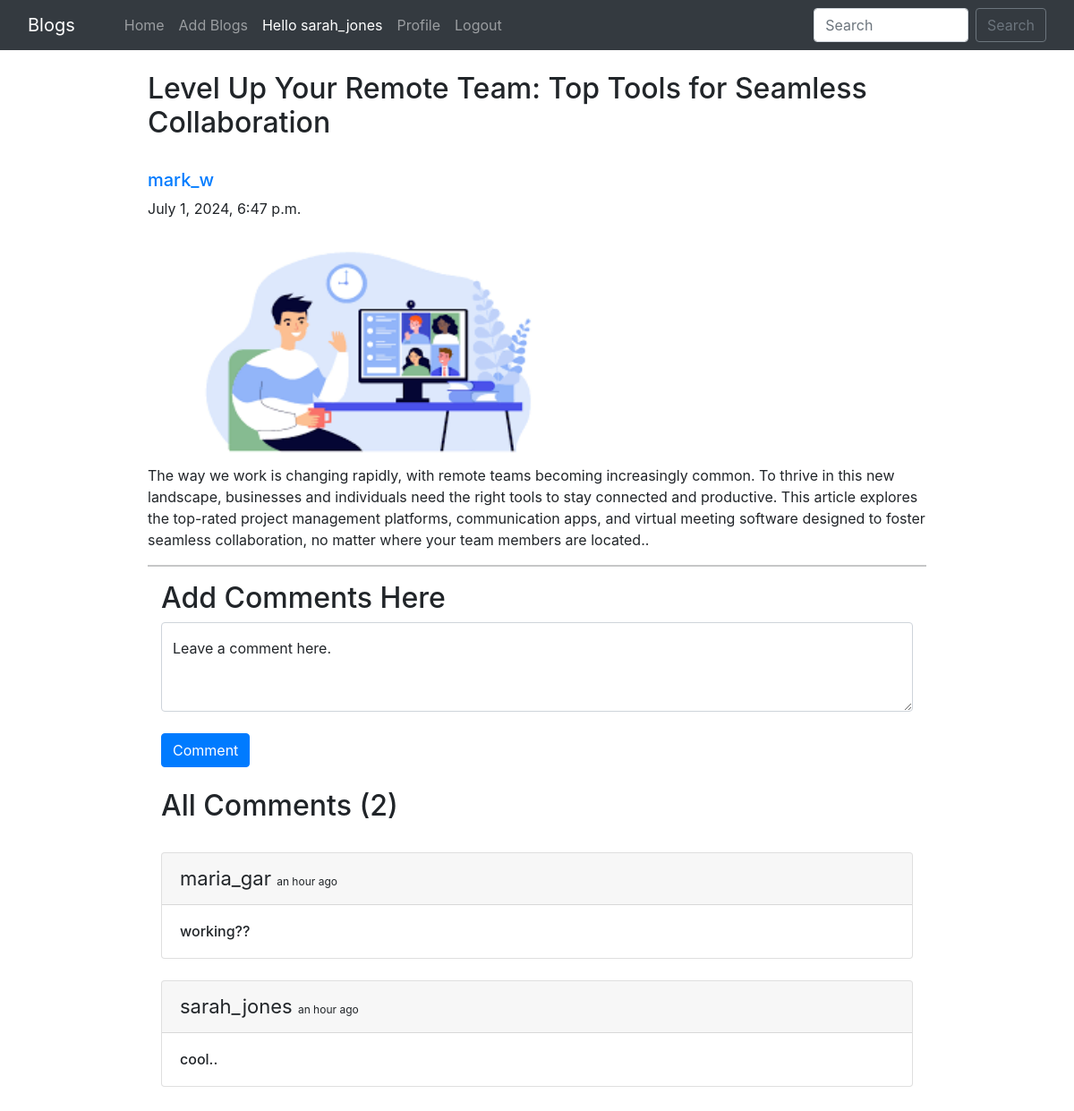
The page /blog/remote-team-collaboration-tools/ (signed in) on the database its author committed.
### home/models.py (models this page shows, shortened)
class BlogPost(models.Model):
    title=models.CharField(max_length=255)
    author= models.ForeignKey(User, on_delete=models.CASCADE)
    slug=models.CharField(max_length=130)
    content=models.TextField()
    image = models.ImageField(upload_to="profile_pics", blank=True, null=True)
    dateTime=models.DateTimeField(auto_now_add=True)

class Comment(models.Model):
    user = models.ForeignKey(User, on_delete=models.CASCADE)
    content = models.TextField()
    blog = models.ForeignKey(BlogPost, on_delete=models.CASCADE)
    parent_comment = models.ForeignKey('self', on_delete=models.CASCADE, null=True, blank=True)
    dateTime=models.DateTimeField(default=now)

### home/views.py (the view)
# urls.py: path("blog/<str:slug>/", views.blogs_comments, name="blogs_comments"),
def blogs_comments(request, slug):
    post = BlogPost.objects.filter(slug=slug).first()
    comments = Comment.objects.filter(blog=post)
    if request.method=="POST":
        user = request.user
        content = request.POST.get('content','')
        blog_id =request.POST.get('blog_id','')
        comment = Comment(user = user, content = content, blog=post)
        comment.save()
    return render(request, "blog_comments.html", {'post':post, 'comments':comments})

### home/templates/blog_comments.html (shortened to what this page needs)
{% extends 'base.html' %}
{% block body %}
{% load humanize %}
<div class="container w-75 my-4">
      <h2 class="blog-post-title">{{post.title}}</h2>
      <br>
      <div class="media">
            <div class="media-body">
                  <h5 class="mt-0"><a href="/user_profile/{{post.author.id}}/">{{post.author}}
                        </a></h5>
                  {{post.dateTime}}
            </div>
      </div>
      <br>
      <img src="/media/{{post.image}}" alt="" height="250px" width="500px">
      <br>
      <p>{{post.content}}.</p>
      <hr>
      {% if user.is_authenticated %}
      <div class="container">
            <h2>Add Comments Here</h2>
            <form action="/blog/{{post.slug}}/" method="POST"> {% csrf_token %}
                  <div class="form-floating">
                        <textarea class="form-control" placeholder="Leave a comment here" id="floatingTextarea2"
                              style="height: 100px" id="content" name="content"></textarea>
                        <label for="floatingTextarea2">Leave a comment here.</label>
                        <br>
                        <button type="submit" class="btn btn-primary">Comment</button>
                  </div>
            </form>
            {% else %}
            <div class="container">
                  <h4><a href="/login/">Login</a> to post comments below.</h4>
                  {% endif %}
                  <br>
                  <h2>All Comments ({{comments.count}})</h2>
                  <br>
                  {% for comment in comments %}
                  <div class="card">
                        <div class="card-header">
                              <span style="font-size: 22px;">{{comment.user}} </span> <span
                                    style="font-size: 12px;">{{comment.dateTime | naturaltime}}</span>
                        </div>
                        <div class="card-body">
                              <h6 class="card-text">{{comment.content}}</h6>
                        </div>
                  </div>
                  <br>
                  {% endfor %}
            </div>
      </div>
      {% endblock %}

### home/templates/base.html (shortened to what this page needs)
<!doctype html>
<html lang="en">
  <head>
    <link href="//maxcdn.bootstrapcdn.com/bootstrap/4.1.1/css/bootstrap.min.css" rel="stylesheet" id="bootstrap-css">
    <link href="https://cdn.jsdelivr.net/npm/bootstrap@5.0.2/dist/css/bootstrap.min.css" rel="stylesheet">
    <link rel="stylesheet" href="https://maxcdn.bootstrapcdn.com/bootstrap/4.0.0/css/bootstrap.min.css">
  </head>
  <body>
    <nav class="navbar navbar-expand-lg navbar-dark bg-dark sticky-top">
        <div class="container-fluid">
          <a class="navbar-brand" href="/">Blogs</a>
          <div class="collapse navbar-collapse" id="navbarSupportedContent">
          <div class="container mx-3">
            <ul class="navbar-nav me-auto mb-2 mb-lg-0">
              <li class="nav-item">
                <a class="nav-link {% block homeactive %} {% endblock homeactive %}" aria-current="page" href="/">Home</a>
              </li>
              {% if user.is_authenticated %}
              <li class="nav-item">
                <a class="nav-link {% block add_blogs_active %} {% endblock add_blogs_active %}" href="/add_blogs/">Add Blogs</a>
              </li>
              <li class="nav-item">
                <a class="nav-link active" href="#">Hello {{request.user}}</a>
              </li>
              <li class="nav-item">
                <a class="nav-link {% block profileactive %} {% endblock profileactive %}" href="/profile/">Profile</a>
              </li>
              <li class="nav-item">
                <a class="nav-link" href="/logout/">Logout</a>
              </li>
              {% endif %}
            </ul>
            </div>
            <form class="d-flex" method="POST" action="/search/"> {% csrf_token %}
              <input class="form-control me-2" type="search" placeholder="Search" name="searched" id="searched" aria-label="Search">
              <button href="/search/" class="btn btn-outline-secondary" type="submit">Search</button>
            </form>
          </div>
        </div>
      </nav>
      {% block body %}
      {% endblock %}
</body>
</html>

### rows shown on the page
BlogPost: title "Level Up Your Remote Team: Top Tools for Seamless Collaboration", author "mark_w", dateTime "July 1, 2024, 6:47 p.m.", image (picture), content "The way we work is changing rapidly, with remote teams becoming increasingly common. To thrive in this new landscape, businesses and individuals need the right tools to stay connected and productive. This article explores the top-rated project management platforms, communication apps, and virtual meeting software designed to foster seamless collaboration, no matter where your team members are located."
Comment: user "maria_gar", dateTime "an hour ago", content "working??"
Comment: user "sarah_jones", dateTime "an hour ago", content "cool.."

### other values the page prints
{{ request.user }} "sarah_jones"
{{ comments.count }} "2"
